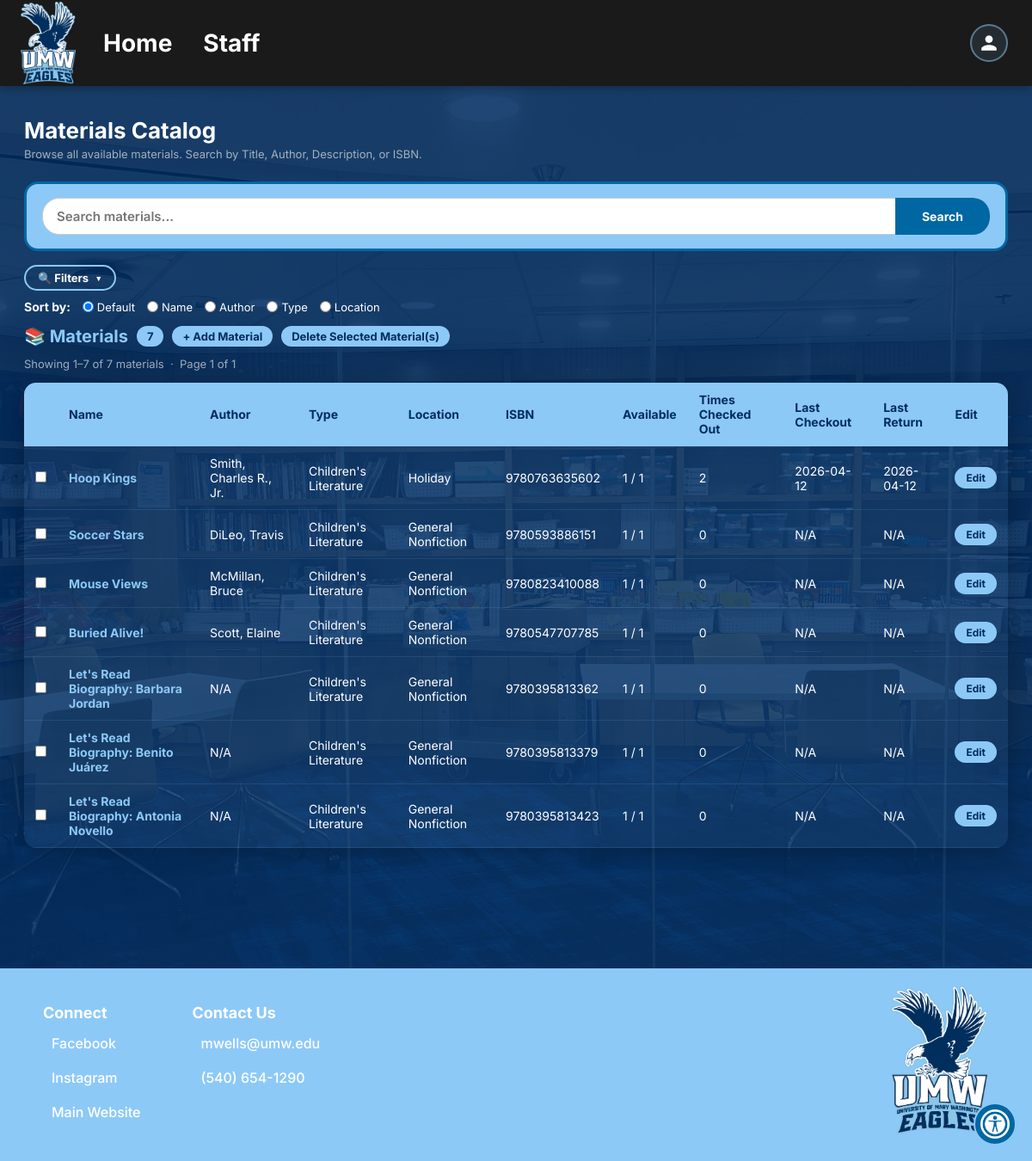
/viewMaterials.php (signed in), run on an earlier commit of the app's database.
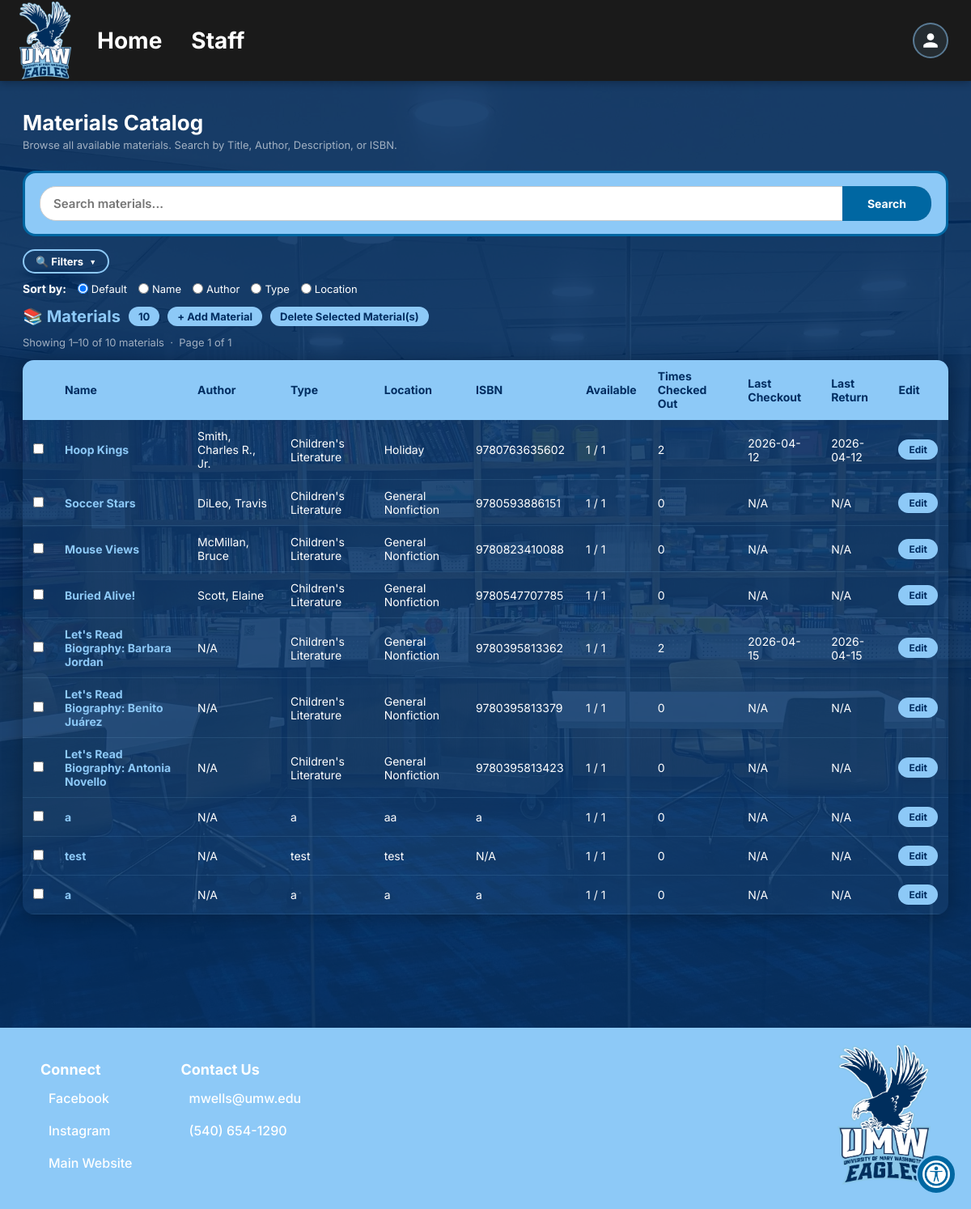
And on a later commit of the database.
### tables this page shows
CREATE TABLE `dbmaterials` (
  `material_id` int(11) NOT NULL,
  `name` text NOT NULL,
  `location` text NOT NULL,
  `resource_type` text NOT NULL,
  `isbn` varchar(20) DEFAULT NULL,
  `author` text DEFAULT NULL,
  `description` text DEFAULT NULL,
  `copy_capacity` int(11) NOT NULL,
  `copy_instock` int(11) NOT NULL
);

CREATE TABLE `dbstats` (
  `material_id` int(11) NOT NULL,
  `times_checkedout` int(11) NOT NULL DEFAULT 0,
  `last_checkout` date DEFAULT NULL,
  `last_return` date DEFAULT NULL
);

### database/dbMaterials.php (called while the page is built, shortened)
<?php
include_once(dirname(__FILE__).'/../domain/Materials.php');
include_once(dirname(__FILE__).'/../database/dbstats.php');
function prepare_material_object($material){
    return new Materials(
        $material['material_id'],
        $material['name'],
        $material['location'],
        $material['resource_type'],
        $material['isbn'],
        $material['author'],
        $material['description'],
        $material['copy_capacity'],
        $material['copy_instock'],
    );
}
function fetch_all_materials_sorted($sort = 'material_id'){
    $con = connect();
    $query = "SELECT * FROM dbmaterials ORDER BY " . $sort;
    $result = mysqli_query($con, $query);
    $materials = [];
    while ($row = mysqli_fetch_assoc($result)) {
        $materials[] = prepare_material_object($row);
    }
    return $materials;
}
function fetch_materials_by_query($query, $sort = 'material_id'){
    $materials = fetch_all_materials_sorted($sort);
    $queried_materials = [];
    foreach ($materials as $material) {
	    if (
		   str_contains(strtolower((string)$material->getName()), $query) ||
        	   str_contains(strtolower((string)$material->getAuthor()), $query) ||
        	   str_contains(strtolower((string)$material->getDescription()), $query) ||
        	   str_contains(strtolower((string)$material->getISBN()), $query)
    		) {
        	$queried_materials[] = $material;
	    }
    }
    return $queried_materials;
}
?>

### domain/Materials.php (called while the page is built, shortened)
<?php
class Materials {
    private $material_id;
    private $name;
    private $location;
    private $resource_type;
    private $isbn;
    private $author;
    private $copy_capacity;
    private $copy_instock;
    function __construct($material_id, $name, $location, $resource_type, $isbn, $author, $description, $copy_capacity, $copy_instock) {
        $this->material_id = $material_id;
        $this->name = $name;
        $this->location = $location;
        $this->resource_type = $resource_type;
        $this->isbn = $isbn;
        $this->author = $author;
        $this->copy_capacity = $copy_capacity;
        $this->copy_instock = $copy_instock;
    }
    function getMaterialID() {
        return $this->material_id;
    }
    function getName() {
        return $this->name;
    }
    function getLocation() {
        return $this->location;
    }
    function getResourceType() {
        return $this->resource_type;
    }
    function getISBN() {
        return $this->isbn;
    }
    function getAuthor() {
        return $this->author;
    }
    function getCopyCapacity() {
            return $this->copy_capacity;
    }
    function getCopyInstock() {
            return $this->copy_instock;
    }
}
?>

### database/dbstats.php (called while the page is built, shortened)
<?php
include_once(dirname(__FILE__).'/../domain/Materials.php');
function prepare_stats_object($stats){
    return new Stats(
        $stats['material_id'],
        $stats['times_checkedout'],
        $stats['last_checkout'],
        $stats['last_return'],
    );
}
function fetch_stats_by_id($id){
    $con = connect();
    $query = "SELECT * FROM dbstats WHERE material_id = '" . $id . "'";
    $result = mysqli_query($con, $query);
    $stats = mysqli_fetch_assoc($result);
    return prepare_stats_object($stats);
}

### domain/Stats.php (called while the page is built, shortened)
<?php
class Stats {
    private $times_checkedout;
    private $last_checkout;
    private $last_return;
    function __construct($material_id, $times_checkedout, $last_checkout, $last_return) {
        $this->times_checkedout = $times_checkedout;
        $this->last_checkout = $last_checkout;
        $this->last_return = $last_return;
    }
    function getTimesCheckedOut(){
        return $this->times_checkedout;
    }
    function getLastCheckout(){
        return $this->last_checkout;
    }
    function getLastReturn(){
        return $this->last_return;
    }
}
?>

### viewMaterials.php (the view, shortened to what the changed rows need)
<?php
include_once('database/dbPersons.php');
include_once('database/dbMaterials.php');
include_once('domain/Materials.php');
include_once('database/dbstats.php');
include_once('domain/Stats.php');
$searchQuery       = isset($_GET['query']) ? strtolower(trim($_GET['query'])) : '';
$sort              = $_GET['sort'] ?? 'material_id';
$allMaterials = fetch_materials_by_query($searchQuery, $sort);
$allMaterials = array_values($allMaterials);
$perPage     = 10;
$totalItems  = count($allMaterials);
$totalPages  = max(1, ceil($totalItems / $perPage));
$currentPage = max(1, min((int)($_GET['page'] ?? 1), $totalPages));
$offset      = ($currentPage - 1) * $perPage;
$pageMaterials = array_slice($allMaterials, $offset, $perPage);
?>
<!DOCTYPE html>
<html lang="en">
<head>
</head>
<body>
<?php require 'header.php'; ?>
<div class="page-wrapper">
    <h1 class="page-heading">Materials Catalog</h1>
    <form method="GET" action="viewMaterials.php" id="filterSortForm">
        <div class="controls-bar">
            <span class="sort-label">Sort by:</span>
            <?php
            $sortOpts = [
                'material_id'   => 'Default',
                'name'          => 'Name',
                'author'        => 'Author',
                'resource_type' => 'Type',
                'location'      => 'Location',
            ];
            foreach ($sortOpts as $val => $label):
            ?>
            <label class="sort-option">
                <input type="radio" name="sort" value="<?php echo $val; ?>"
                       onchange="this.form.submit()"
                       <?php if ($sort === $val) echo 'checked'; ?>>
                <?php echo $label; ?>
            </label>
            <?php endforeach; ?>
        </div>
    </form>
    <form id="bulkDeleteForm" action="deleteMaterials.php" method="POST">
    <div class="section-heading">
        📚 Materials
        <span class="badge"><?php echo $totalItems; ?></span>
        <a href="addMaterial.php" class="badge">+ Add Material</a>
        <button type="submit" name="bulk_delete" class="badge"
                onclick="return confirm('Delete selected materials?');">
            Delete Selected Material(s)
        </button>
    </div>
    <p class="result-meta">
        Showing <?php echo $offset + 1; ?>–<?php echo min($offset + $perPage, $totalItems); ?>
        of <?php echo $totalItems; ?> materials
        &nbsp;·&nbsp; Page <?php echo $currentPage; ?> of <?php echo $totalPages; ?>
    </p>
    <div class="table-wrapper">
        <table>
            <thead>
                <tr>
                    <th></th>
                    <th>Name</th>
                    <th>Author</th>
                    <th>Type</th>
                    <th>Location</th>
                    <th>ISBN</th>
                    <th>Available</th>
                    <th>Times Checked Out</th>
                    <th>Last Checkout</th>
                    <th>Last Return</th>
                    <th>Edit</th>
                </tr>
            </thead>
            <tbody>
            <?php if (empty($pageMaterials)): ?>
                <tr><td colspan="11">
                    <div class="empty-state">No materials found<?php echo $searchQuery ? ' matching your search' : ''; ?>.</div>
                </td></tr>
            <?php else: ?>
                <?php foreach ($pageMaterials as $mat): ?>
                    <?php $stat = fetch_stats_by_id($mat->getMaterialID()); ?>
                <tr>
                    <td><input type="checkbox" class="rowCheckbox" name="selected_materials[]" value="<?= $mat->getMaterialID() ?>"></td>
                    <td class="material-name"><?php echo htmlspecialchars($mat->getName()); ?></td>
                    <td><?php echo $mat->getAuthor() ? htmlspecialchars($mat->getAuthor()) : 'N/A'; ?></td>
                    <td><?php echo htmlspecialchars($mat->getResourceType()); ?></td>
                    <td><?php echo htmlspecialchars($mat->getLocation()); ?></td>
                    <td><?php echo $mat->getISBN() ? htmlspecialchars($mat->getISBN()) : 'N/A'; ?></td>
                    <td><?php echo $mat->getCopyInstock(); ?> / <?php echo $mat->getCopyCapacity(); ?></td>
                    <td><?php echo $stat->getTimesCheckedOut(); ?></td>
                    <td><?php echo $stat->getLastCheckout() ? htmlspecialchars($stat->getLastCheckout()) : 'N/A'; ?></td>
                    <td><?php echo $stat->getLastReturn() ? htmlspecialchars($stat->getLastReturn()) : 'N/A'; ?></td>
                    <td><a href="editMaterial.php?material_id=<?php echo $mat->getMaterialID(); ?>" class="edit-btn">Edit</a></td>
                </tr>
                <?php endforeach; ?>
            <?php endif; ?>
            </tbody>
        </table>
    </div>
    </form>
</div>
<?php require 'footer.php'; ?>
</body>
</html>

What changed in the data, as far as the page shows it:
changed through a linked row, dbmaterials "Let's Read Biography: Barbara Jordan": dbstats.times_checkedout "0" → "2"; dbstats.last_checkout (not shown) → "2026-04-15"; dbstats.last_return (not shown) → "2026-04-15"; no longer shows "N/A N/A"
added dbmaterials: name "a", author "N/A", resource_type "a", location "aa", isbn "a", copy_instock "1", copy_capacity "1", dbstats.times_checkedout "0"
added dbmaterials: name "test", author "N/A", resource_type "test", location "test", isbn "N/A", copy_instock "1", copy_capacity "1", dbstats.times_checkedout "0"
added dbmaterials: name "a", author "N/A", resource_type "a", location "a", isbn "a", copy_instock "1", copy_capacity "1", dbstats.times_checkedout "0"
Also different on the page:
$totalItems: "7" → "10"
min($offset + $perPage, $totalItems): "7" → "10"
